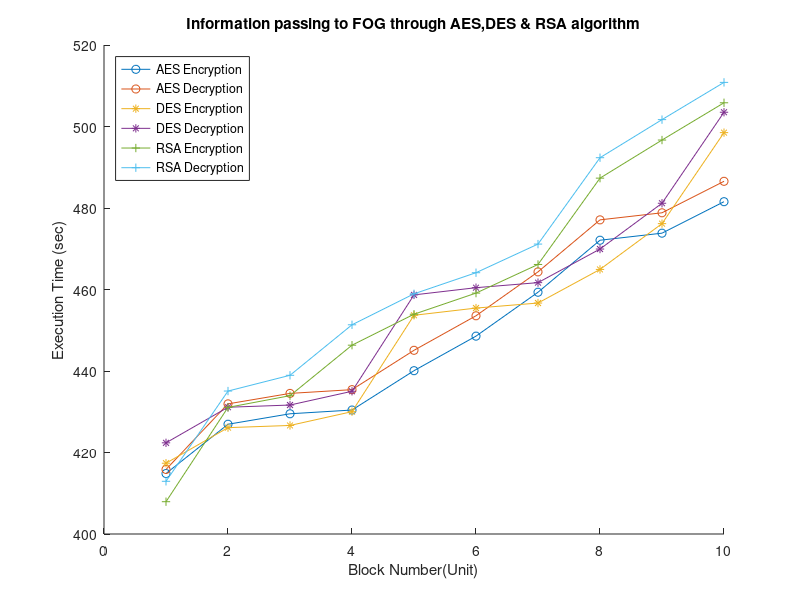

MATLAB code for this plot:
clear all;
close all;
clc

A= dlmread("fog.csv");
x= A(:,1);
x1= A(:,2);
y= A(:,3);
y1= A(:,4);
z= A(:,5);
z1= A(:,6);

hold on
plot(x, '-o');
plot(x1, '-o');
plot(y, '-*');
plot(y1, '-*');
plot(z, '-+');
plot(z1, '-+');

legend('AES Encryption','AES Decryption', 'DES Encryption', 'DES Decryption','RSA Encryption','RSA Decryption',  'Location', 'NorthWest')
xlabel('Block Number(Unit)'), ylabel('Execution Time (sec)')
title('Information passing to FOG through AES,DES & RSA algorithm')
